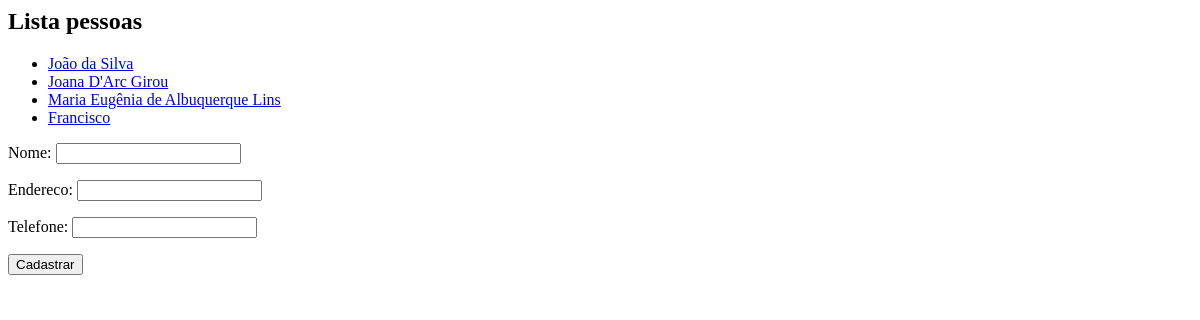
Before: /core/pessoas/ with the older database file.
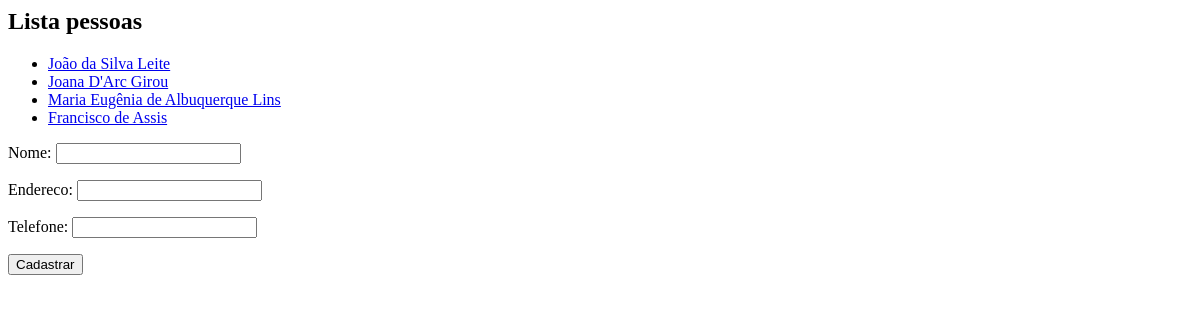
After: the same page with the newer database file.
### core/models.py (models this page shows, shortened)
class Pessoa(models.Model):
    nome = models.CharField(max_length=100)
    endereco = models.CharField(max_length=200)
    telefone = models.CharField(max_length=15)

### core/views.py (the view)
# urls.py: path('pessoas/', lista_pessoas, name='core_lista_pessoas'),
def lista_pessoas(request):
    pessoas = Pessoa.objects.all()
    form = PessoaForm()
    data = {'pessoas': pessoas, 'form': form}
    return render(request, 'core/lista_pessoas.html', data)

### core/forms.py
class PessoaForm(ModelForm):
    class Meta:
        model = Pessoa
        fields = '__all__'

### core/templates/core/lista_pessoas.html (shortened to what this page needs)
<h2>Lista pessoas</h2>
<ul>
    {% for pessoa in pessoas %}
        <li>
            <a href="{% url 'core_pessoa_update' pessoa.id %}">{{ pessoa.nome }}</a>
        </li>
    {% endfor %}
</ul>
<form action="{% url 'core_pessoa_nova' %}" method="POST">
    {{ form.as_p }}
    <button type="submit">Cadastrar</button>
</form>

Changed rows visible on the page:
changed Pessoa: nome "João da Silva" → "João da Silva Leite"
changed Pessoa: nome "Francisco" → "Francisco de Assis"
